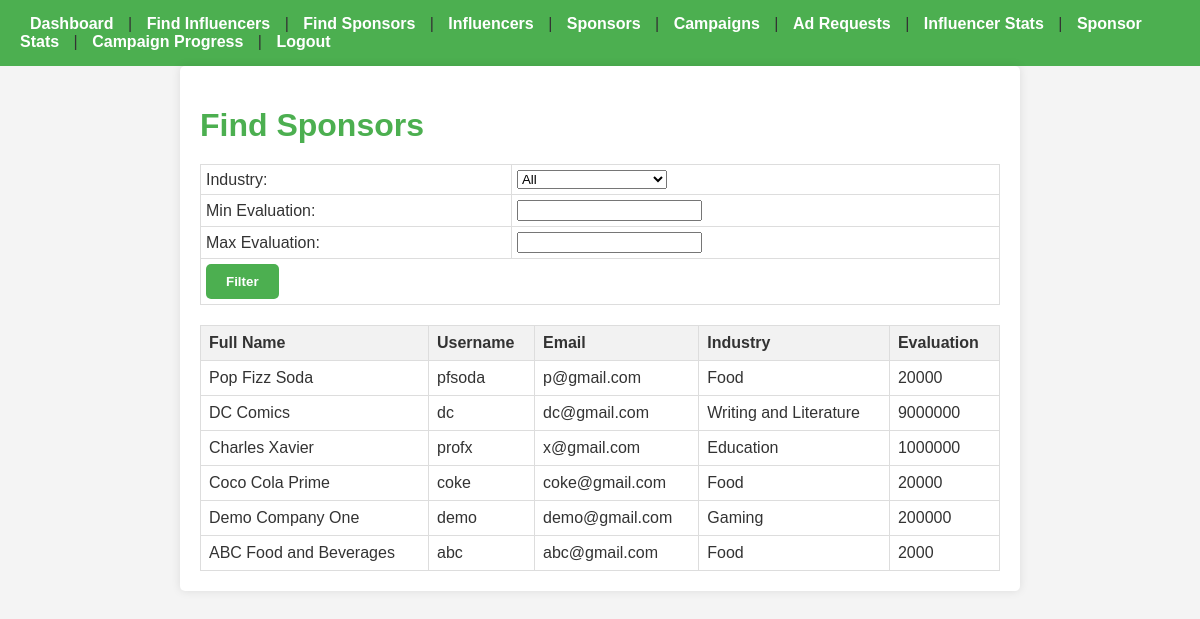
/admin_find_spon, run on the app's committed database.
### backend/models.py (models this page shows)
class spon_info(db.Model):
    __tablename__="spon_info"
    spon_id=db.Column(db.Integer, primary_key=True)
    spon_type=db.Column(db.String, nullable=False)
    email=db.Column(db.String, nullable=False)
    spon_full_name=db.Column(db.String, nullable=False)
    spon_user_name=db.Column(db.String, unique=True, nullable=False)
    industry=db.Column(db.String, nullable=False)
    evaluation=db.Column(db.Integer, nullable=False)
    spon_password=db.Column(db.String, nullable=False)
    spon_flag_status=db.Column(db.String, default="Unflagged")
    campaigns=db.relationship('campaign', backref='sponsor', lazy=True)

### backend/controllers.py (the view)
@app.route("/admin_find_spon", methods=['GET'])
def admin_find_spon():
    industry=request.args.get("industry")
    min_evaluation=request.args.get("min_evaluation", type=int)
    max_evaluation=request.args.get("max_evaluation", type=int )
    query=spon_info.query
    if industry:
        query=query.filter_by(industry=industry)
    if min_evaluation is not None:
        query=query.filter(spon_info.evaluation>=min_evaluation)
    if max_evaluation is not None:
        query=query.fiter(spon_info.evaluation<=max_evaluation)
    sponsors=query.all()
    return render_template("admin_find_spon.html", sponsors=sponsors)

### templates/admin_find_spon.html (shortened to what this page needs)
<!DOCTYPE html>
<html lang="en">
<head>
</head>
<body>
    <div class="navbar">
        <a href="/admin_dashboard">Dashboard</a> |
        <a href="/admin_find_inf">Find Influencers</a> |
        <a href="/admin_find_spon">Find Sponsors</a> |
        <a href="/admin_inf">Influencers</a> |
        <a href="/admin_spon">Sponsors</a> |
        <a href="/admin_camp">Campaigns</a> |
        <a href="/admin_req">Ad Requests</a> |
        <a href="/admin_inf_stats">Influencer Stats</a> |
        <a href="/admin_spon_stats">Sponsor Stats</a> |
        <a href="/admin_prog">Campaign Progress</a> |
        <a href="/">Logout</a>
    </div>
    <div class="container">
        <h1>Find Sponsors</h1>
        <form method="GET" action="/admin_find_spon">
            <table>
                <tr>
                    <td><label for="industry">Industry:</label></td>
                    <td>
                        <select id="industry" name="industry">
                            <option value="">All</option>
                        </select>
                    </td>
                </tr>
                <tr>
                    <td><label for="min_evaluation">Min Evaluation:</label></td>
                    <td><input type="number" id="min_evaluation" name="min_evaluation" min="0"></td>
                </tr>
                <tr>
                    <td><label for="max_evaluation">Max Evaluation:</label></td>
                    <td><input type="number" id="max_evaluation" name="max_evaluation" min="0"></td>
                </tr>
                <tr>
                    <td colspan="2"><button type="submit">Filter</button></td>
                </tr>
            </table>
        </form>
        <table>
            <thead>
                <tr>
                    <th>Full Name</th>
                    <th>Username</th>
                    <th>Email</th>
                    <th>Industry</th>
                    <th>Evaluation</th>
                </tr>
            </thead>
            <tbody>
                {% for sponsor in sponsors %}
                <tr>
                    <td>{{ sponsor.spon_full_name }}</td>
                    <td>{{ sponsor.spon_user_name }}</td>
                    <td>{{ sponsor.email }}</td>
                    <td>{{ sponsor.industry }}</td>
                    <td>{{ sponsor.evaluation }}</td>
                </tr>
                {% endfor %}
            </tbody>
        </table>
    </div>
</body>
</html>

### templates/admin_find_spon.html (style rules this page uses)
body { font-family: Arial, sans-serif; background-color: #f4f4f4; color: #333; padding: 0; margin: 0; }
h1 { color: #4CAF50; margin-bottom: 20px; }
.navbar { background-color: #4CAF50; padding: 15px 20px; }
.navbar a { color: #fff; text-decoration: none; font-weight: bold; margin: 0 10px; }
.container { max-width: 800px; margin: auto; padding: 20px; background-color: #fff; border-radius: 5px; box-shadow: 0 0 10px rgba(0,0,0,0.1); }
table { width: 100%; border-collapse: collapse; margin-top: 20px; }
table, th, td { border: 1px solid #ddd; }
th, td { padding: 8px; text-align: left; }
th { background-color: #f2f2f2; }
form table { width: 100%; margin-bottom: 20px; }
form td { padding: 5px; }
button { background-color: #4CAF50; color: #fff; padding: 10px 20px; border: none; border-radius: 5px; cursor: pointer; font-weight: bold; }

### data on the page
spon_info: spon_full_name "Pop Fizz Soda", spon_user_name "pfsoda", email "p@gmail.com", industry "Food", evaluation "20000"
spon_info: spon_full_name "DC Comics", spon_user_name "dc", email "dc@gmail.com", industry "Writing and Literature", evaluation "9000000"
spon_info: spon_full_name "Charles Xavier", spon_user_name "profx", email "x@gmail.com", industry "Education", evaluation "1000000"
spon_info: spon_full_name "Coco Cola Prime", spon_user_name "coke", email "coke@gmail.com", industry "Food", evaluation "20000"
spon_info: spon_full_name "Demo Company One", spon_user_name "demo", email "demo@gmail.com", industry "Gaming", evaluation "200000"
spon_info: spon_full_name "ABC Food and Beverages", spon_user_name "abc", email "abc@gmail.com", industry "Food", evaluation "2000"
